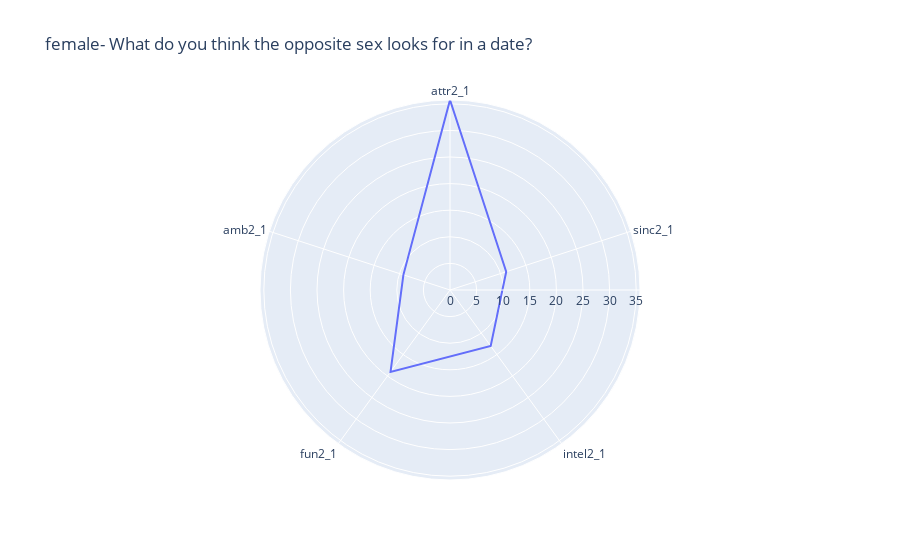
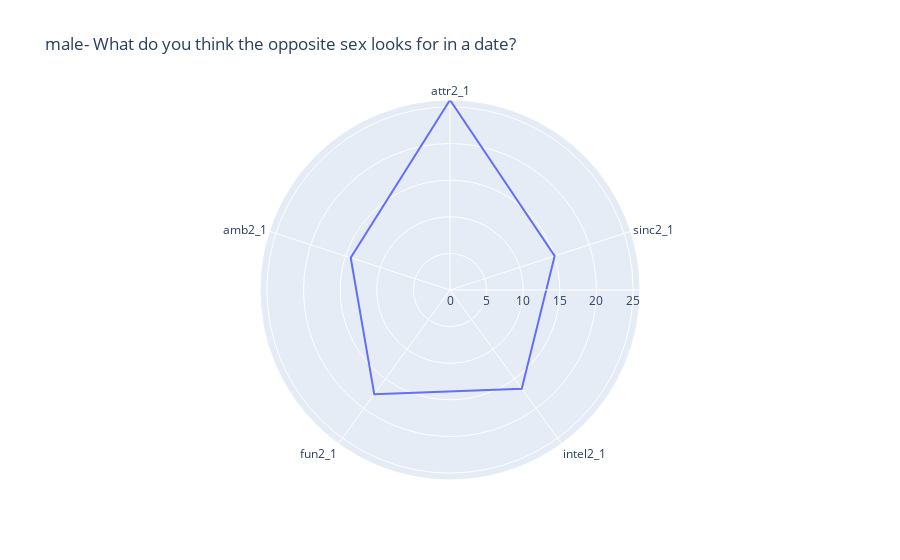

Source (notebook cell) for these figures, in order:
### Markdown cell above
## graphs

### Code cell
attr = match_df[match_df['gender'] == 0][['attr2_1', 'sinc2_1', 'intel2_1', 'fun2_1', 'amb2_1']].mean()
attr1 = match_df[match_df['gender'] == 1][['attr2_1', 'sinc2_1', 'intel2_1', 'fun2_1', 'amb2_1']].mean()

attr_f = px.line_polar(attr, r=attr.values, theta=attr.index, line_close=True, title='female- What do you think the opposite sex looks for in a date? ')
attr_m = px.line_polar(attr1, r=attr1.values, theta=attr1.index, line_close=True, title='male- What do you think the opposite sex looks for in a date? ')

attr_f.show()
attr_m.show()

### Figure 1 — Plotly figure (JSON) as saved in the notebook; plotly's stock layout.template omitted (floating-point values rounded to 4 significant figures)
{"data": [{"hovertemplate": "r=%{r}<br>index=%{theta}<extra></extra>", "legendgroup": "", "line": {"color": "#636efa", "dash": "solid"}, "marker": {"symbol": "circle"}, "mode": "lines", "name": "", "r": [35.72, 11.11, 13.02, 19.02, 9.212, 35.72], "showlegend": false, "subplot": "polar", "theta": ["attr2_1", "sinc2_1", "intel2_1", "fun2_1", "amb2_1", "attr2_1"], "type": "scatterpolar"}], "layout": {"legend": {"tracegroupgap": 0}, "polar": {"angularaxis": {"direction": "clockwise", "rotation": 90}, "domain": {"x": [0, 1], "y": [0, 1]}}, "title": {"text": "female- What do you think the opposite sex looks for in a date? "}}}

### Figure 2 — Plotly figure (JSON) as saved in the notebook; plotly's stock layout.template omitted (floating-point values rounded to 4 significant figures)
{"data": [{"hovertemplate": "r=%{r}<br>index=%{theta}<extra></extra>", "legendgroup": "", "line": {"color": "#636efa", "dash": "solid"}, "marker": {"symbol": "circle"}, "mode": "lines", "name": "", "r": [25.95, 15.03, 16.67, 17.59, 14.26, 25.95], "showlegend": false, "subplot": "polar", "theta": ["attr2_1", "sinc2_1", "intel2_1", "fun2_1", "amb2_1", "attr2_1"], "type": "scatterpolar"}], "layout": {"legend": {"tracegroupgap": 0}, "polar": {"angularaxis": {"direction": "clockwise", "rotation": 90}, "domain": {"x": [0, 1], "y": [0, 1]}}, "title": {"text": "male- What do you think the opposite sex looks for in a date? "}}}
